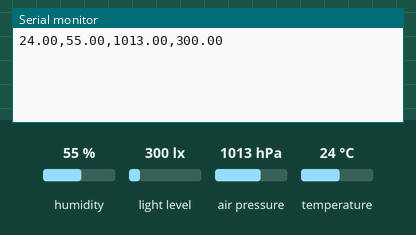
Bench run of a sketch on a simulated Arduino Uno, built with avr-gcc and run on an emulated ATmega328P. Parts: the last lines printed to the serial monitor. The inputs (shaded band) are chosen by the test bench; at power-on: humidity 55 %, light level 300 lx, air pressure 1013 hPa, temperature 24 °C.

Above: at 2.2 s.
2.3 s: humidity set to 22 %
At 4.5 s:
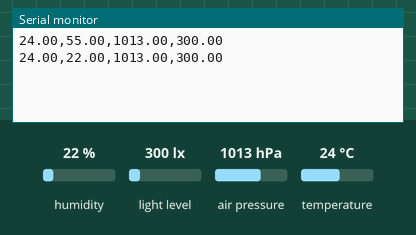
5.0 s: light level set to 40 lx
At 5.8 s:
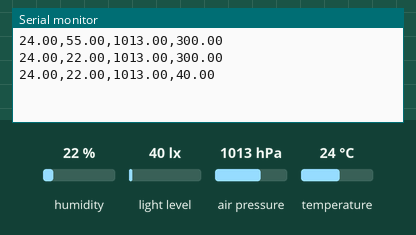
7.7 s: air pressure set to 952 hPa
At 9.5 s:
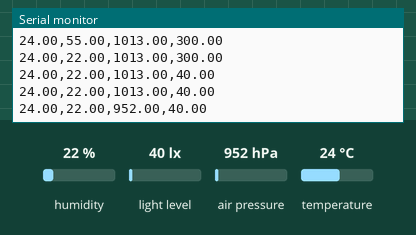
10.4 s: temperature set to 12 °C
At 12.0 s:
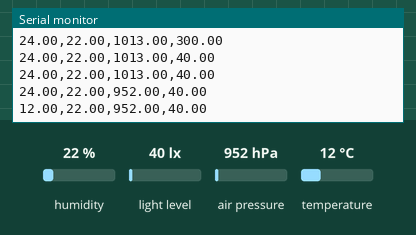
13.1 s: humidity set to 40 %
At 14.4 s:
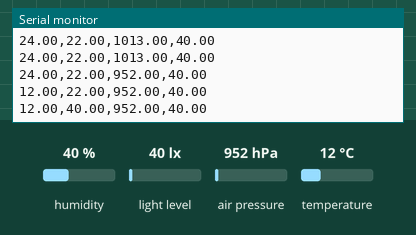
15.8 s: light level set to 500 lx
At 18.2 s:
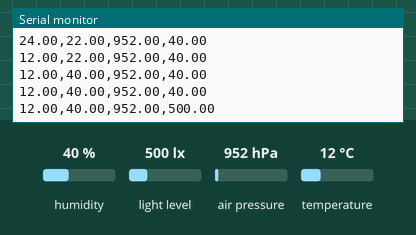
Timing chart, 0 to 19.5 s (numbered marks = the images above; inputs shaded):
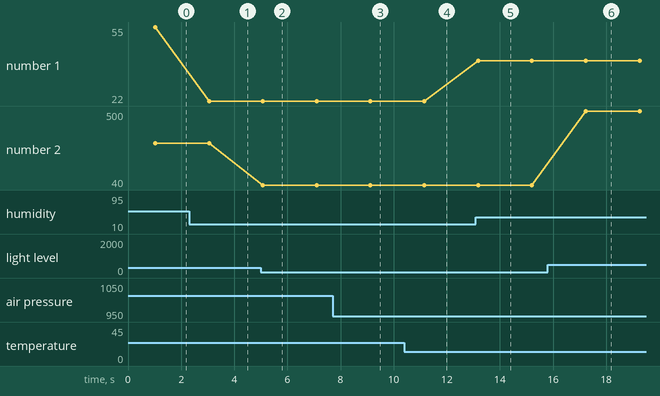

The sketch:

sensores.ino
```cpp
#include <Wire.h>
#include <Adafruit_BMP085.h>
#include <DHT.h>
#include <BH1750.h>

// Configurar sensores
#define DHTPIN 2
#define DHTTYPE DHT11

DHT dht(DHTPIN, DHTTYPE);
Adafruit_BMP085 bmp;
BH1750 lightMeter;

void setup() {
  Serial.begin(9600);
  dht.begin();
  bmp.begin();
  lightMeter.begin();
  delay(1000);
}

void loop() {
  float temperatura = dht.readTemperature();
  float humedad = dht.readHumidity();
  float presion = bmp.readPressure() / 100.0; // hPa
  float luz = lightMeter.readLightLevel();    // Lux

  // Validar lectura
  if (isnan(temperatura) || isnan(humedad)) {
    Serial.println("Error al leer DHT11");
    return;
  }

  // Enviar datos en formato CSV
  Serial.print(temperatura); Serial.print(",");
  Serial.print(humedad);     Serial.print(",");
  Serial.print(presion);     Serial.print(",");
  Serial.println(luz);

  delay(2000); // 2 segundos entre lecturas
}
```

Measured:
- after the input at 2.3 s, the serial monitor: prints a new line after 0.75 s (image 1)
- after the input at 5.0 s, the serial monitor: prints a new line after 0.08 s (image 2)
- after the input at 7.7 s, the serial monitor: prints a new line after 1.4 s (image 3)
- after the input at 10.4 s, the serial monitor: prints a new line after 0.75 s (image 4)
- after the input at 13.1 s, the serial monitor: prints a new line after 0.08 s (image 5)
- after the input at 15.8 s, the serial monitor: prints a new line after 1.4 s (image 6)
- plotted number 1: 55 → 22 after the input at 2.3 s
- plotted number 2: 300 → 40 after the input at 5.0 s, 40 → 500 after the input at 15.8 s
